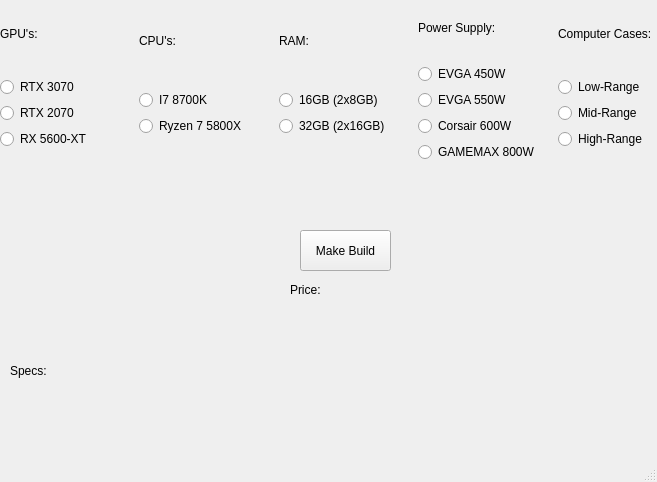
<?xml version="1.0" encoding="UTF-8"?>
<ui version="4.0">
 <class>MainWindow</class>
 <widget class="QMainWindow" name="MainWindow">
  <property name="geometry">
   <rect>
    <x>0</x>
    <y>0</y>
    <width>657</width>
    <height>482</height>
   </rect>
  </property>
  <property name="windowTitle">
   <string>MainWindow</string>
  </property>
  <widget class="QWidget" name="centralwidget">
   <widget class="QPushButton" name="BuildButton">
    <property name="geometry">
     <rect>
      <x>300</x>
      <y>230</y>
      <width>91</width>
      <height>41</height>
     </rect>
    </property>
    <property name="text">
     <string>Make Build</string>
    </property>
   </widget>
   <widget class="QLabel" name="FinishLabel">
    <property name="geometry">
     <rect>
      <x>140</x>
      <y>380</y>
      <width>221</width>
      <height>41</height>
     </rect>
    </property>
    <property name="text">
     <string/>
    </property>
   </widget>
   <widget class="QLabel" name="EndPrice">
    <property name="geometry">
     <rect>
      <x>290</x>
      <y>280</y>
      <width>111</width>
      <height>20</height>
     </rect>
    </property>
    <property name="text">
     <string>Price:</string>
    </property>
    <property name="scaledContents">
     <bool>false</bool>
    </property>
   </widget>
   <widget class="QLabel" name="specLabel">
    <property name="geometry">
     <rect>
      <x>10</x>
      <y>320</y>
      <width>601</width>
      <height>101</height>
     </rect>
    </property>
    <property name="text">
     <string>Specs:</string>
    </property>
    <property name="scaledContents">
     <bool>false</bool>
    </property>
   </widget>
   <widget class="QWidget" name="">
    <property name="geometry">
     <rect>
      <x>0</x>
      <y>-3</y>
      <width>691</width>
      <height>231</height>
     </rect>
    </property>
    <layout class="QHBoxLayout" name="horizontalLayout">
     <item>
      <layout class="QVBoxLayout" name="verticalLayout_5">
       <item>
        <widget class="QLabel" name="GPULabel">
         <property name="text">
          <string>GPU's:</string>
         </property>
         <property name="scaledContents">
          <bool>false</bool>
         </property>
        </widget>
       </item>
       <item>
        <widget class="QRadioButton" name="RTX3070Button">
         <property name="text">
          <string>RTX 3070</string>
         </property>
         <attribute name="buttonGroup">
          <string notr="true">buttonGroup_2</string>
         </attribute>
        </widget>
       </item>
       <item>
        <widget class="QRadioButton" name="RTX2070Button">
         <property name="text">
          <string>RTX 2070</string>
         </property>
         <attribute name="buttonGroup">
          <string notr="true">buttonGroup_2</string>
         </attribute>
        </widget>
       </item>
       <item>
        <widget class="QRadioButton" name="RX5600Button">
         <property name="text">
          <string>RX 5600-XT</string>
         </property>
         <attribute name="buttonGroup">
          <string notr="true">buttonGroup_2</string>
         </attribute>
        </widget>
       </item>
       <item>
        <widget class="QLabel" name="ChosenGpu">
         <property name="text">
          <string/>
         </property>
         <property name="scaledContents">
          <bool>false</bool>
         </property>
        </widget>
       </item>
      </layout>
     </item>
     <item>
      <layout class="QVBoxLayout" name="verticalLayout_4">
       <item>
        <widget class="QLabel" name="CPULabel">
         <property name="text">
          <string>CPU's:</string>
         </property>
        </widget>
       </item>
       <item>
        <widget class="QRadioButton" name="I78700kButton">
         <property name="text">
          <string>I7 8700K</string>
         </property>
         <attribute name="buttonGroup">
          <string notr="true">buttonGroup</string>
         </attribute>
        </widget>
       </item>
       <item>
        <widget class="QRadioButton" name="Ryzen7Button">
         <property name="text">
          <string>Ryzen 7 5800X</string>
         </property>
         <attribute name="buttonGroup">
          <string notr="true">buttonGroup</string>
         </attribute>
        </widget>
       </item>
       <item>
        <widget class="QLabel" name="ChosenCpu">
         <property name="text">
          <string/>
         </property>
         <property name="scaledContents">
          <bool>false</bool>
         </property>
        </widget>
       </item>
      </layout>
     </item>
     <item>
      <layout class="QVBoxLayout" name="verticalLayout_3">
       <item>
        <widget class="QLabel" name="RAMLabel">
         <property name="text">
          <string>RAM:</string>
         </property>
        </widget>
       </item>
       <item>
        <widget class="QRadioButton" name="ramButton1">
         <property name="text">
          <string>16GB (2x8GB)</string>
         </property>
         <attribute name="buttonGroup">
          <string notr="true">buttonGroup_3</string>
         </attribute>
        </widget>
       </item>
       <item>
        <widget class="QRadioButton" name="ramButton2">
         <property name="text">
          <string>32GB (2x16GB)</string>
         </property>
         <attribute name="buttonGroup">
          <string notr="true">buttonGroup_3</string>
         </attribute>
        </widget>
       </item>
       <item>
        <widget class="QLabel" name="ChosenRAM">
         <property name="text">
          <string/>
         </property>
         <property name="scaledContents">
          <bool>false</bool>
         </property>
        </widget>
       </item>
      </layout>
     </item>
     <item>
      <layout class="QVBoxLayout" name="verticalLayout_2">
       <item>
        <widget class="QLabel" name="PowerSupplyLabel">
         <property name="text">
          <string>Power Supply:</string>
         </property>
        </widget>
       </item>
       <item>
        <widget class="QRadioButton" name="EVGA450WButton">
         <property name="text">
          <string>EVGA 450W</string>
         </property>
         <attribute name="buttonGroup">
          <string notr="true">buttonGroup_4</string>
         </attribute>
        </widget>
       </item>
       <item>
        <widget class="QRadioButton" name="EVGA550WButton">
         <property name="text">
          <string>EVGA 550W</string>
         </property>
         <attribute name="buttonGroup">
          <string notr="true">buttonGroup_4</string>
         </attribute>
        </widget>
       </item>
       <item>
        <widget class="QRadioButton" name="Corsair600WButton">
         <property name="text">
          <string>Corsair 600W</string>
         </property>
         <attribute name="buttonGroup">
          <string notr="true">buttonGroup_4</string>
         </attribute>
        </widget>
       </item>
       <item>
        <widget class="QRadioButton" name="GAMEMAX800WButton">
         <property name="text">
          <string>GAMEMAX 800W</string>
         </property>
         <attribute name="buttonGroup">
          <string notr="true">buttonGroup_4</string>
         </attribute>
        </widget>
       </item>
       <item>
        <widget class="QLabel" name="ChosenPS">
         <property name="text">
          <string/>
         </property>
         <property name="scaledContents">
          <bool>false</bool>
         </property>
        </widget>
       </item>
      </layout>
     </item>
     <item>
      <layout class="QVBoxLayout" name="verticalLayout">
       <item>
        <widget class="QLabel" name="CompCase">
         <property name="text">
          <string>Computer Cases:</string>
         </property>
        </widget>
       </item>
       <item>
        <widget class="QRadioButton" name="LowRangeCaseButton">
         <property name="text">
          <string>Low-Range</string>
         </property>
         <attribute name="buttonGroup">
          <string notr="true">buttonGroup_5</string>
         </attribute>
        </widget>
       </item>
       <item>
        <widget class="QRadioButton" name="MidRangeCaseButton">
         <property name="text">
          <string>Mid-Range </string>
         </property>
         <attribute name="buttonGroup">
          <string notr="true">buttonGroup_5</string>
         </attribute>
        </widget>
       </item>
       <item>
        <widget class="QRadioButton" name="HighRangeCaseButton">
         <property name="text">
          <string>High-Range</string>
         </property>
         <attribute name="buttonGroup">
          <string notr="true">buttonGroup_5</string>
         </attribute>
        </widget>
       </item>
       <item>
        <widget class="QLabel" name="ChosenCase">
         <property name="text">
          <string/>
         </property>
         <property name="scaledContents">
          <bool>false</bool>
         </property>
        </widget>
       </item>
      </layout>
     </item>
    </layout>
   </widget>
  </widget>
  <widget class="QMenuBar" name="menubar">
   <property name="geometry">
    <rect>
     <x>0</x>
     <y>0</y>
     <width>657</width>
     <height>21</height>
    </rect>
   </property>
  </widget>
  <widget class="QStatusBar" name="statusbar"/>
 </widget>
 <resources/>
 <connections>
  <connection>
   <sender>BuildButton</sender>
   <signal>clicked()</signal>
   <receiver>MainWindow</receiver>
   <slot>totalClicked()</slot>
   <hints>
    <hint type="sourcelabel">
     <x>256</x>
     <y>292</y>
    </hint>
    <hint type="destinationlabel">
     <x>264</x>
     <y>356</y>
    </hint>
   </hints>
  </connection>
  <connection>
   <sender>RTX3070Button</sender>
   <signal>clicked()</signal>
   <receiver>MainWindow</receiver>
   <slot>gpuUpdate()</slot>
   <hints>
    <hint type="sourcelabel">
     <x>64</x>
     <y>113</y>
    </hint>
    <hint type="destinationlabel">
     <x>57</x>
     <y>229</y>
    </hint>
   </hints>
  </connection>
  <connection>
   <sender>RX5600Button</sender>
   <signal>clicked()</signal>
   <receiver>MainWindow</receiver>
   <slot>gpuUpdate()</slot>
   <hints>
    <hint type="sourcelabel">
     <x>67</x>
     <y>167</y>
    </hint>
    <hint type="destinationlabel">
     <x>26</x>
     <y>320</y>
    </hint>
   </hints>
  </connection>
  <connection>
   <sender>I78700kButton</sender>
   <signal>clicked()</signal>
   <receiver>MainWindow</receiver>
   <slot>cpuUpdate()</slot>
   <hints>
    <hint type="sourcelabel">
     <x>164</x>
     <y>112</y>
    </hint>
    <hint type="destinationlabel">
     <x>105</x>
     <y>206</y>
    </hint>
   </hints>
  </connection>
  <connection>
   <sender>EVGA450WButton</sender>
   <signal>clicked()</signal>
   <receiver>MainWindow</receiver>
   <slot>psUpdate()</slot>
   <hints>
    <hint type="sourcelabel">
     <x>413</x>
     <y>112</y>
    </hint>
    <hint type="destinationlabel">
     <x>392</x>
     <y>28</y>
    </hint>
   </hints>
  </connection>
  <connection>
   <sender>Corsair600WButton</sender>
   <signal>clicked()</signal>
   <receiver>MainWindow</receiver>
   <slot>psUpdate()</slot>
   <hints>
    <hint type="sourcelabel">
     <x>420</x>
     <y>157</y>
    </hint>
    <hint type="destinationlabel">
     <x>354</x>
     <y>203</y>
    </hint>
   </hints>
  </connection>
  <connection>
   <sender>GAMEMAX800WButton</sender>
   <signal>clicked()</signal>
   <receiver>MainWindow</receiver>
   <slot>psUpdate()</slot>
   <hints>
    <hint type="sourcelabel">
     <x>433</x>
     <y>180</y>
    </hint>
    <hint type="destinationlabel">
     <x>343</x>
     <y>236</y>
    </hint>
   </hints>
  </connection>
  <connection>
   <sender>LowRangeCaseButton</sender>
   <signal>clicked()</signal>
   <receiver>MainWindow</receiver>
   <slot>compCaseUpdate()</slot>
   <hints>
    <hint type="sourcelabel">
     <x>533</x>
     <y>114</y>
    </hint>
    <hint type="destinationlabel">
     <x>482</x>
     <y>184</y>
    </hint>
   </hints>
  </connection>
  <connection>
   <sender>HighRangeCaseButton</sender>
   <signal>clicked()</signal>
   <receiver>MainWindow</receiver>
   <slot>compCaseUpdate()</slot>
   <hints>
    <hint type="sourcelabel">
     <x>558</x>
     <y>161</y>
    </hint>
    <hint type="destinationlabel">
     <x>459</x>
     <y>272</y>
    </hint>
   </hints>
  </connection>
  <connection>
   <sender>ramButton1</sender>
   <signal>clicked()</signal>
   <receiver>MainWindow</receiver>
   <slot>ramUpdate()</slot>
   <hints>
    <hint type="sourcelabel">
     <x>270</x>
     <y>109</y>
    </hint>
    <hint type="destinationlabel">
     <x>240</x>
     <y>168</y>
    </hint>
   </hints>
  </connection>
  <connection>
   <sender>RTX2070Button</sender>
   <signal>clicked()</signal>
   <receiver>MainWindow</receiver>
   <slot>gpuUpdate()</slot>
   <hints>
    <hint type="sourcelabel">
     <x>78</x>
     <y>144</y>
    </hint>
    <hint type="destinationlabel">
     <x>41</x>
     <y>274</y>
    </hint>
   </hints>
  </connection>
  <connection>
   <sender>Ryzen7Button</sender>
   <signal>clicked()</signal>
   <receiver>MainWindow</receiver>
   <slot>cpuUpdate()</slot>
   <hints>
    <hint type="sourcelabel">
     <x>179</x>
     <y>147</y>
    </hint>
    <hint type="destinationlabel">
     <x>51</x>
     <y>325</y>
    </hint>
   </hints>
  </connection>
  <connection>
   <sender>ramButton2</sender>
   <signal>clicked()</signal>
   <receiver>MainWindow</receiver>
   <slot>ramUpdate()</slot>
   <hints>
    <hint type="sourcelabel">
     <x>323</x>
     <y>137</y>
    </hint>
    <hint type="destinationlabel">
     <x>233</x>
     <y>201</y>
    </hint>
   </hints>
  </connection>
  <connection>
   <sender>MidRangeCaseButton</sender>
   <signal>clicked()</signal>
   <receiver>MainWindow</receiver>
   <slot>compCaseUpdate()</slot>
   <hints>
    <hint type="sourcelabel">
     <x>547</x>
     <y>134</y>
    </hint>
    <hint type="destinationlabel">
     <x>475</x>
     <y>230</y>
    </hint>
   </hints>
  </connection>
  <connection>
   <sender>EVGA550WButton</sender>
   <signal>clicked()</signal>
   <receiver>MainWindow</receiver>
   <slot>psUpdate()</slot>
   <hints>
    <hint type="sourcelabel">
     <x>401</x>
     <y>139</y>
    </hint>
    <hint type="destinationlabel">
     <x>380</x>
     <y>84</y>
    </hint>
   </hints>
  </connection>
 </connections>
 <slots>
  <slot>totalClicked()</slot>
  <slot>showGPUs()</slot>
  <slot>showCPUs()</slot>
  <slot>showRAM()</slot>
  <slot>showPS()</slot>
  <slot>showCompCases()</slot>
  <slot>slot1()</slot>
  <slot>GPUUpdate()</slot>
  <slot>slot3()</slot>
  <slot>gpuUpdate()</slot>
  <slot>slot4()</slot>
  <slot>cpuUpdate()</slot>
  <slot>slot2()</slot>
  <slot>ramUpdate()</slot>
  <slot>psUpdate()</slot>
  <slot>compCaseUpdate()</slot>
  <slot>slot6()</slot>
 </slots>
 <buttongroups>
  <buttongroup name="buttonGroup_4"/>
  <buttongroup name="buttonGroup_2"/>
  <buttongroup name="buttonGroup_5"/>
  <buttongroup name="buttonGroup"/>
  <buttongroup name="buttonGroup_3"/>
 </buttongroups>
</ui>
